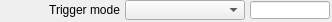
    <widget class="caFrame" name="caFrame_10">
     <property name="geometry">
      <rect>
       <x>5</x>
       <y>155</y>
       <width>332</width>
       <height>22</height>
      </rect>
     </property>
     <widget class="caLabel" name="caLabel_8">
      <property name="geometry">
       <rect>
        <x>0</x>
        <y>0</y>
        <width>120</width>
        <height>20</height>
       </rect>
      </property>
      <property name="frameShape">
       <enum>QFrame::NoFrame</enum>
      </property>
      <property name="text">
       <string>Trigger mode</string>
      </property>
      <property name="alignment">
       <set>Qt::AlignAbsolute|Qt::AlignRight|Qt::AlignTrailing|Qt::AlignVCenter</set>
      </property>
      <property name="fontScaleMode">
       <enum>ESimpleLabel::Height</enum>
      </property>
      <property name="foreground">
       <color>
        <red>0</red>
        <green>0</green>
        <blue>0</blue>
       </color>
      </property>
      <property name="background">
       <color alpha="0">
        <red>0</red>
        <green>0</green>
        <blue>0</blue>
       </color>
      </property>
     </widget>
     <widget class="caMenu" name="caMenu_0">
      <property name="geometry">
       <rect>
        <x>125</x>
        <y>0</y>
        <width>120</width>
        <height>20</height>
       </rect>
      </property>
      <property name="channel" stdset="0">
       <string>$(P)$(R)TriggerMode</string>
      </property>
      <property name="colorMode">
       <enum>caMenu::Static</enum>
      </property>
      <property name="foreground">
       <color>
        <red>0</red>
        <green>0</green>
        <blue>0</blue>
       </color>
      </property>
      <property name="background">
       <color>
        <red>115</red>
        <green>223</green>
        <blue>255</blue>
       </color>
      </property>
     </widget>
     <widget class="caLineEdit" name="caLineEdit_5">
      <property name="geometry">
       <rect>
        <x>250</x>
        <y>1</y>
        <width>80</width>
        <height>18</height>
       </rect>
      </property>
      <property name="alignment">
       <set>Qt::AlignAbsolute|Qt::AlignLeading|Qt::AlignLeft|Qt::AlignVCenter</set>
      </property>
      <property name="channel" stdset="0">
       <string>$(P)$(R)TriggerMode_RBV</string>
      </property>
      <property name="foreground">
       <color>
        <red>10</red>
        <green>0</green>
        <blue>184</blue>
       </color>
      </property>
      <property name="background">
       <color>
        <red>187</red>
        <green>187</green>
        <blue>187</blue>
       </color>
      </property>
      <property name="colorMode">
       <enum>caLineEdit::Static</enum>
      </property>
      <property name="precisionMode">
       <enum>caLineEdit::Channel</enum>
      </property>
      <property name="limitsMode">
       <enum>caLineEdit::Channel</enum>
      </property>
      <property name="maxValue">
       <double>1.000000000000000</double>
      </property>
      <property name="minValue">
       <double>0.000000000000000</double>
      </property>
      <property name="fontScaleMode" stdset="0">
       <enum>caLineEdit::Height</enum>
      </property>
      <property name="formatType">
       <enum>caLineEdit::string</enum>
      </property>
     </widget>
    </widget>
